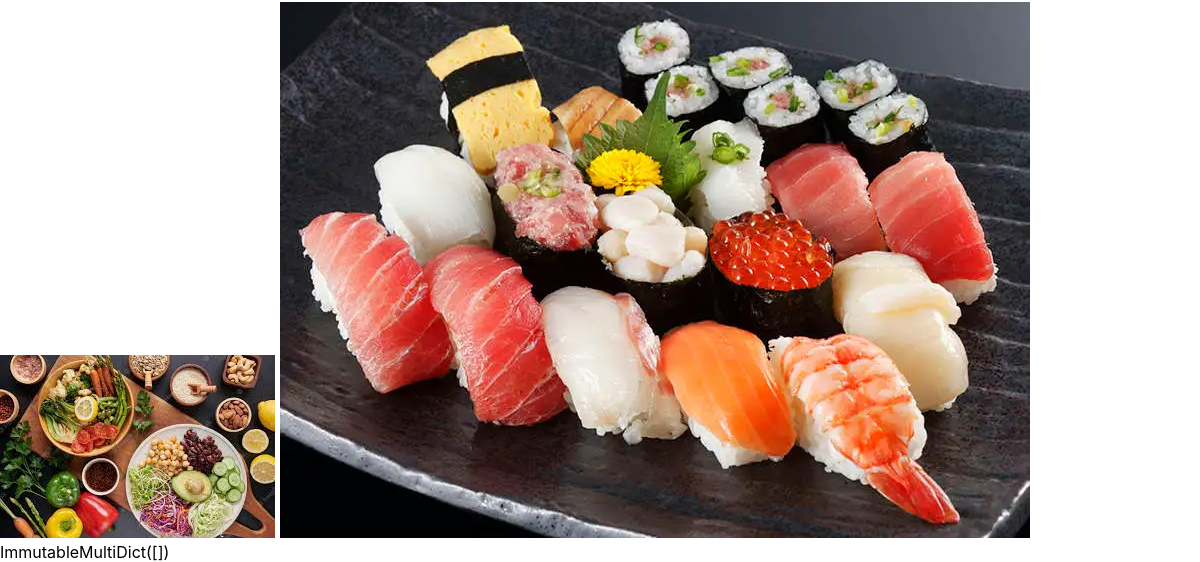
Page /perfil/thiagomsk (signed in, lower part) on the earlier database version.
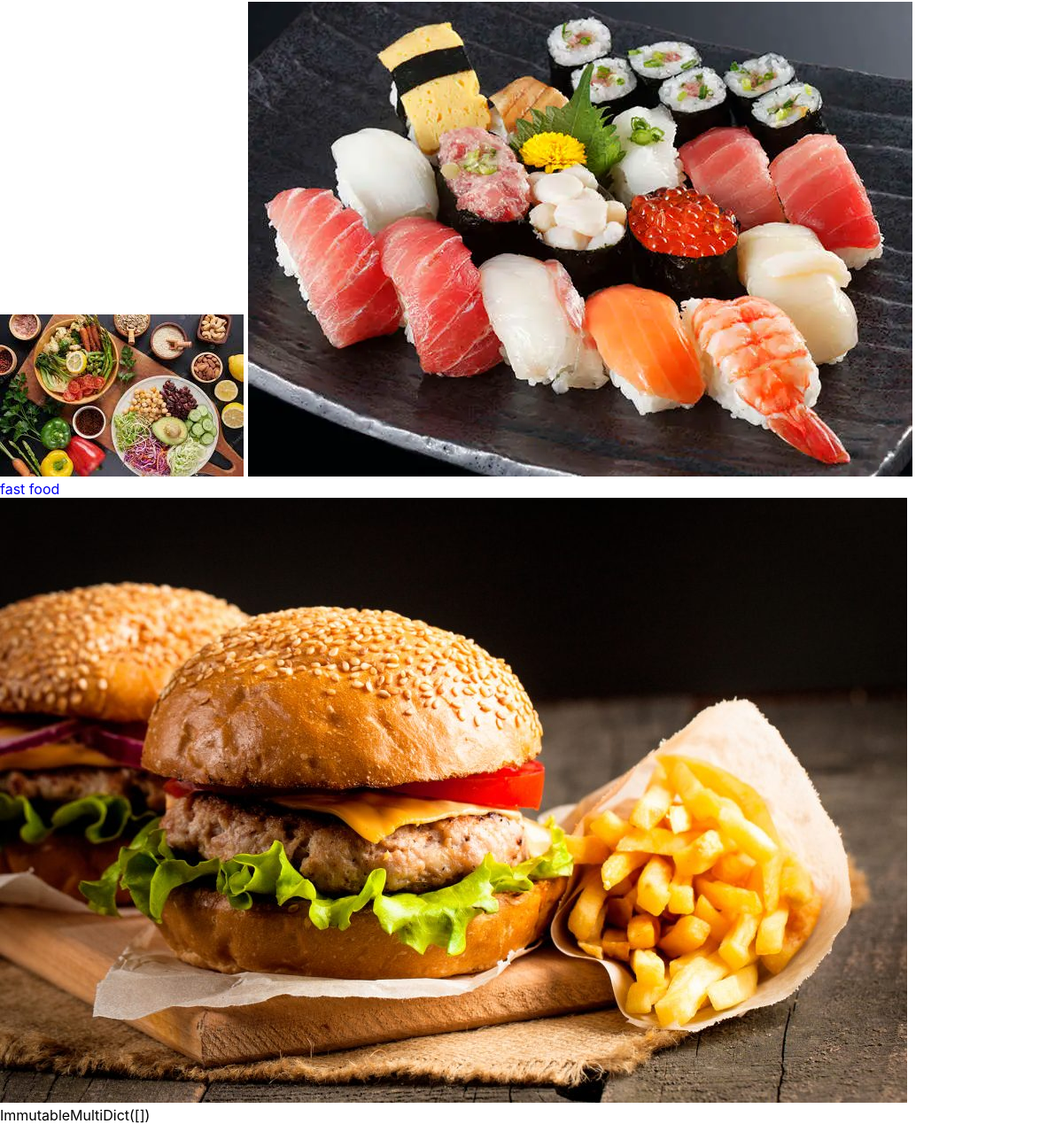
Same page on the later database version.
### fakepinterest/models.py (models this page shows)
class SavePin(db.Model):
    id = db.Column(db.Integer, primary_key=True)
    id_usuario = db.Column(db.Integer, db.ForeignKey('usuario.id'), nullable=False)
    foto_imagem = db.Column(db.String , nullable=False)
    pasta_salva = db.Column(db.Integer, db.ForeignKey('pasta.id'))

class Pasta(db.Model):
    id = db.Column(db.Integer, primary_key=True)
    id_usuario = db.Column(db.Integer, db.ForeignKey('usuario.id'), nullable=False)
    titulo = db.Column(db.String)
    fotos_salvas = db.relationship("SavePin", backref="pasta", lazy=True )

### fakepinterest/routes.py (the view)
@app.route("/perfil/<username>", methods=["GET", "POST"])
@login_required
def perfil(username):
    if username == current_user.username:
        pastas = Pasta.query.filter(Pasta.id_usuario==current_user.id).all()
        if request.method == "POST" and "search" in request.form:
            pesquisa = request.form['search']
            return redirect(url_for('search_mypins', pesquisa=pesquisa))
        if request.method == "POST" and "nome_pasta" in request.form:
            nome_pasta = request.form["nome_pasta"]
            nova_pasta = Pasta(id_usuario=current_user.id, titulo=nome_pasta)
            database.session.add(nova_pasta)
            database.session.commit()
        return render_template("perfil.html", usuario=current_user, usuario_visitado=None, pastas=pastas)
    else:
        usuario_visitado = Usuario.query.filter(Usuario.username==username).first()
        pastas = Pasta.query.filter(Pasta.id_usuario==usuario_visitado.id).all()
        return render_template("perfil.html", usuario=current_user, usuario_visitado=usuario_visitado, pastas=pastas)

### fakepinterest/models.py (called while the page is built)
@login_manager.user_loader
def load_usuario(id_usuario):
    return Usuario.query.get(int(id_usuario))

### fakepinterest/templates/perfil.html (shortened to what this page needs)
{% extends "feed.html" %}
{% block main %}
    {% if usuario_visitado %}
        <p>Perfil do usuário: {{ usuario_visitado.username }}</p>
        {% for foto in usuario_visitado.fotos %}
            <img src="{{ url_for('static', filename='fotos_posts/{}'.format(foto.imagem)) }}"/>
            <p>
                {{ foto.tag}}
            </p>
        {% endfor %}
    {% else %}
        {% for pasta in usuario.pastas %}
            <a href="{{ url_for('pasta', username=usuario.username, nome_pasta=pasta.titulo) }}">
                <p>{{ pasta.titulo }}</p>
            </a>
            {% for foto in pasta.fotos_salvas[:3] %}
                <a href="{{ url_for('post', id_foto=foto.id) }}">
                    <img class="foto" src="{{ url_for('static', filename='fotos_posts/{}'.format(foto.foto_imagem)) }}"/>
                </a>
            {% endfor %}
        {% endfor %}
    {% endif %}
<p>{{ request.form }}</p>
{% endblock %}

### fakepinterest/templates/feed.html (shortened to what this page needs)
<!DOCTYPE html>
<html lang="pt-br">
    <head>
        {% block link %}
            <link rel='stylesheet' type='text/css' href='{{ url_for("static", filename="css/feed.css") }}'>
        {% endblock %}
    </head>
    <body>
        <div class="container">
            {% include'header.html' %}
            {% block main %}{% endblock %}
        </div>
    </body>
</html>

### fakepinterest/templates/header.html (shortened to what this page needs)
<link rel='stylesheet' type='text/css' href='{{ url_for("static", filename="css/header.css") }}'>

### fakepinterest/static/css/feed.css (style rules this page uses)
* { margin: 0; padding: 0; box-sizing: border-box; font-family: -apple-system, BlinkMacSystemFont, "Segoe UI", Roboto, Oxygen-Sans, Ubuntu, Cantarell, "Fira Sans", "Droid Sans", "Helvetica Neue", Helvetica, "Apple Color Emoji", "Segoe UI Emoji", "Segoe UI Symbol", "ヒラギノ角ゴ Pro W3", "Hiragino Kaku Gothic Pro", メイリオ, Meiryo, "ＭＳ Ｐゴシック", Arial, sans-serif; }

### fakepinterest/static/css/header.css (style rules this page uses)
* { margin: 0; padding: 0; box-sizing: border-box; font-family: -apple-system, BlinkMacSystemFont, "Segoe UI", Roboto, Oxygen-Sans, Ubuntu, Cantarell, "Fira Sans", "Droid Sans", "Helvetica Neue", Helvetica, "Apple Color Emoji", "Segoe UI Emoji", "Segoe UI Symbol", "ヒラギノ角ゴ Pro W3", "Hiragino Kaku Gothic Pro", メイリオ, Meiryo, "ＭＳ Ｐゴシック", Arial, sans-serif; }
a { text-decoration: none; }

Differences in the rows shown:
added Pasta: titulo "fast food"
added SavePin: foto_imagem (picture), shown under "fast food"
